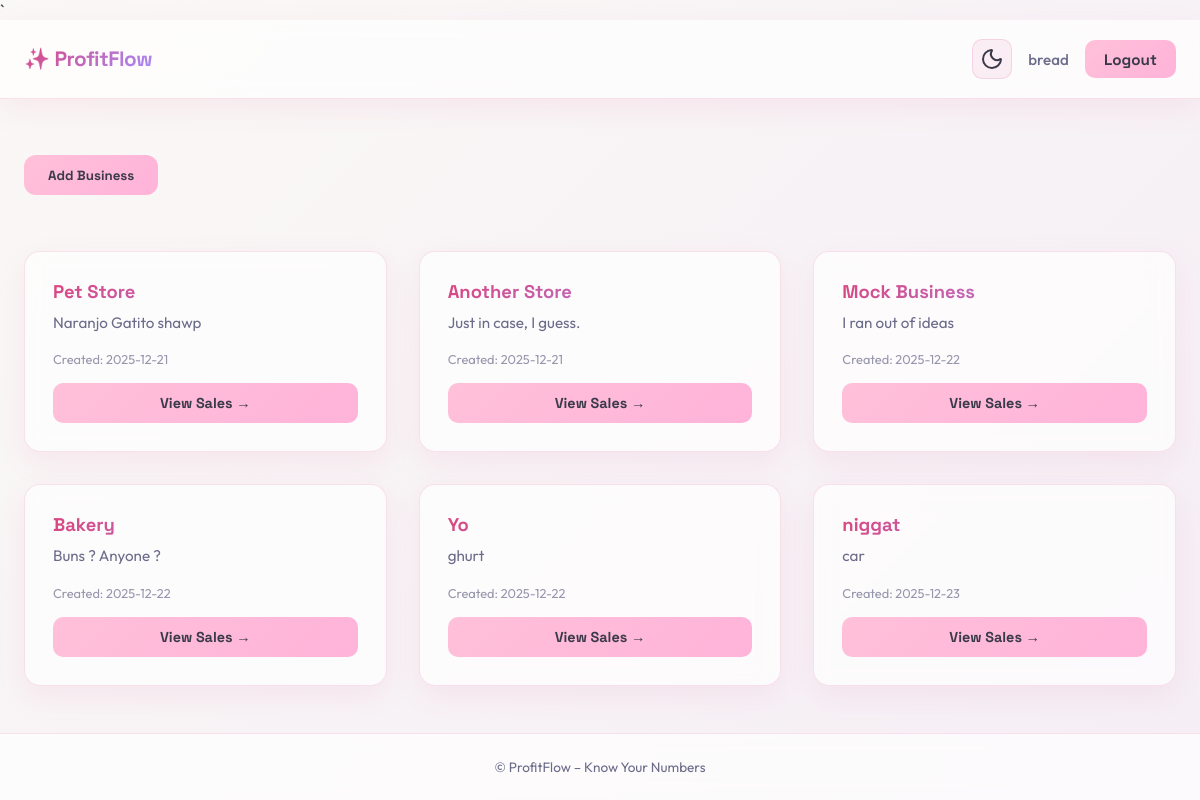
Before: /groups (signed in) with the older database file.
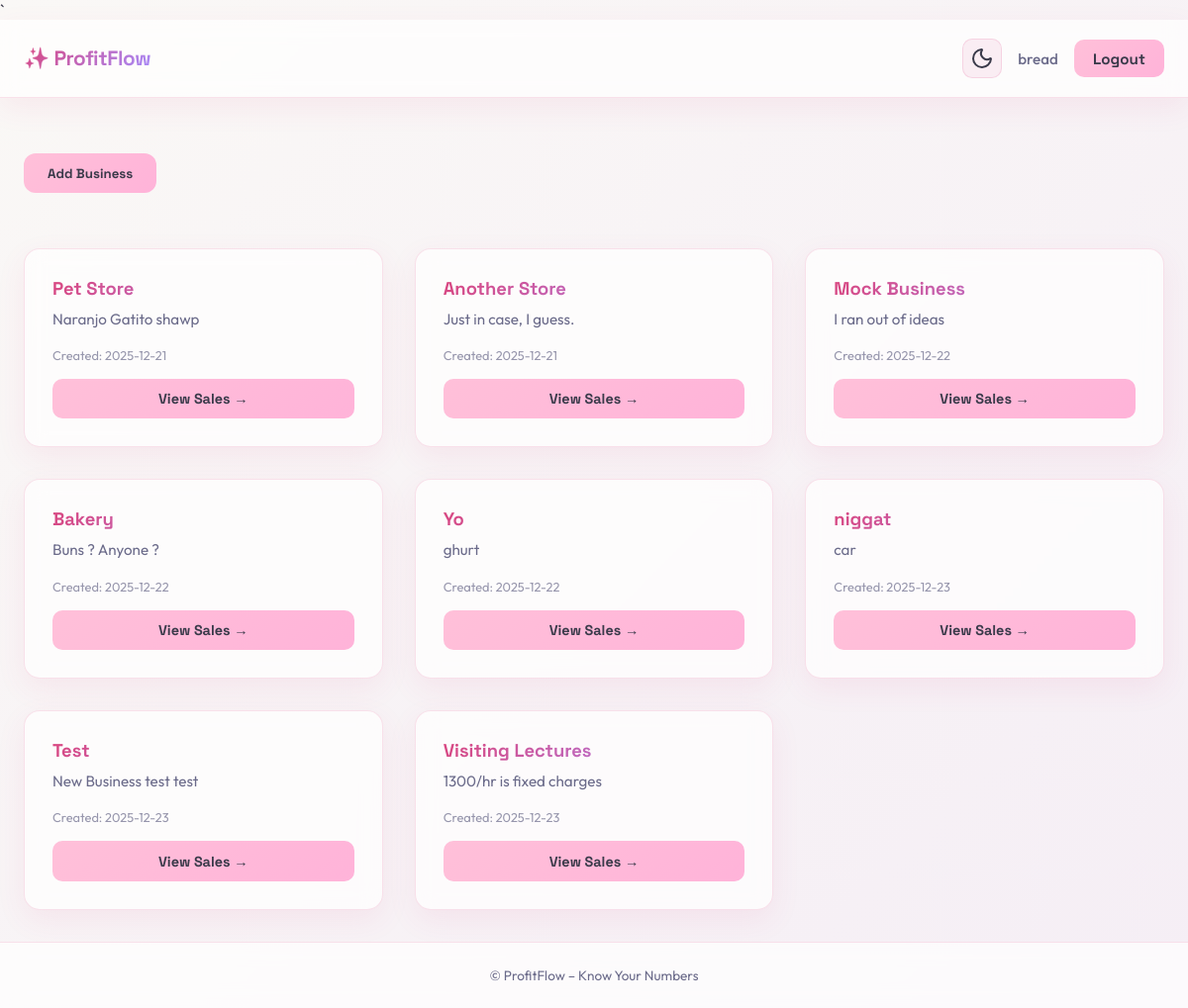
After: the same page with the newer database file.
### sales/models.py (models this page shows, shortened)
class SaleGroup(models.Model):
    name =  models.CharField(max_length= 64)
    description = models.TextField(max_length = 256)
    creation_date = models.DateTimeField(auto_now_add= True)
    owner =  models.ForeignKey(User, related_name= "businesses"  , on_delete= models.CASCADE)

### sales/views.py (the view, shortened to what this page needs)
# urls.py: path('groups', views.groups, name = "index"),
def groups(request):
    if request.user.is_authenticated != True:
            return redirect("login")
    return render(request, "groups.html")

### sales/templates/groups.html (shortened to what this page needs)
`{% extends 'base.html' %}
{% block content %}
<button class="add-btn" id="addBtn">Add Business</button>
<div class="cards-wrapper">
  {% for business in request.user.businesses.all %}
    <div class="business-card">
      <h3>{{ business.name }}</h3>
      <p class="desc">{{ business.description }}</p>
      <div class="meta">
        <span>Created: {{ business.creation_date|date:"Y-m-d" }}</span>
      </div>
      <a href="{% url 'index-business' business.id %}" class="card-btn">
        View Sales →
      </a>
    </div>
  {% empty %}
    <p class="empty">No businesses yet, add one.</p>
  {% endfor %}
</div>
{% endblock %}

Changed rows visible on the page:
added SaleGroup: name "Test", description "New Business test test", creation_date "2025-12-23"
added SaleGroup: name "Visiting Lectures", description "1300/hr is fixed charges", creation_date "2025-12-23"
